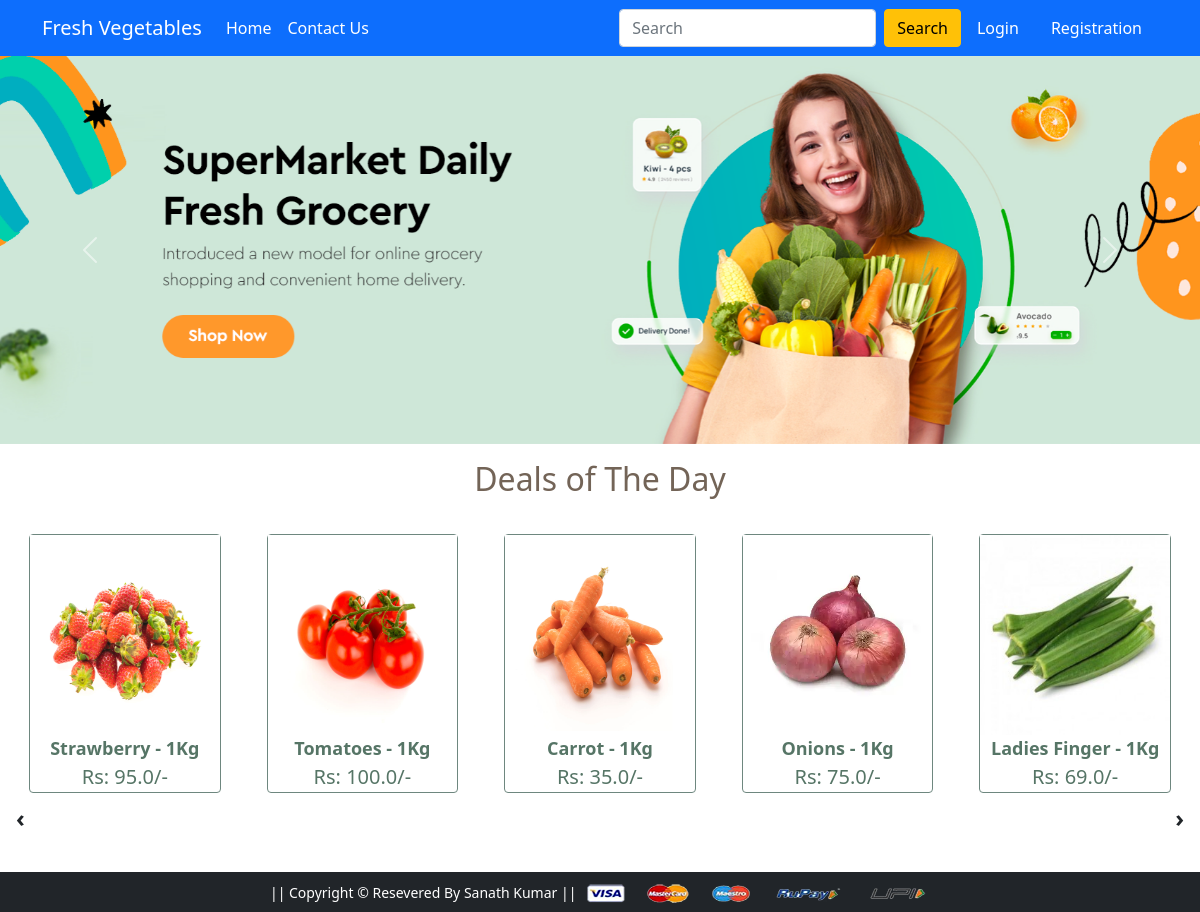
The page / on the database its author committed.
### app1/models.py (models this page shows, shortened)
class Product(models.Model):
    title = models.CharField(max_length=100)
    selling_price = models.FloatField()
    discounted_price = models.FloatField()
    description = models.TextField()
    product_image = models.ImageField(upload_to='productimg')

### app1/views.py (the view)
# urls.py: path('', views.ProductView.as_view(), name="home"),
class ProductView(View):
    def get(self, request):
        totalitem = 0
        products = Product.objects.all()
        data = {
            "products": products,
            "totalitem": totalitem,
        }
        if request.user.is_authenticated:
            totalitem = len(Cart.objects.filter(user=request.user))
        data["totalitem"] = totalitem
        return render(request, 'home.html', data)

### app1/templates/home.html (shortened to what this page needs)
{% extends 'base.html' %}
{% load static %}
{% block banner_slider %}
 <div id="carouselExampleControls" class="carousel slide" data-bs-ride="carousel">
  <div class="carousel-inner">
    <div class="carousel-item active">
      <img src="{%static 'banner/img1.jpg' %}" class="d-block w-100" alt="...">
    </div>
  </div>
  <a class="carousel-control-prev" href="#carouselExampleControls" role="button" data-bs-slide="prev">
    <span class="carousel-control-prev-icon" aria-hidden="true"></span>
  </a>
  <a class="carousel-control-next" href="#carouselExampleControls" role="button" data-bs-slide="next">
    <span class="carousel-control-next-icon" aria-hidden="true"></span>
  </a>
</div>
{% endblock banner_slider %}
{% block main-content %}
<div class="m-3">
  <h2 style="text-align: center; color: rgb(115, 100, 87);">Deals of The Day</h2>
 <div class="owl-carousel" id="slider1">
  {% for item in products %}
    <a href="{% url 'product_detail' item.id %}" class="btn">
        <div class="item">
          <img src="{{ item.product_image.url }}" alt="" height="200px">
          <span class="fw-bold">{{ item.title }}</span><br>
          <span class="fs-5">Rs: {{ item.discounted_price }}/-</span>
        </div>
    </a>
  {% endfor %}
 </div>
</div>
{% endblock main-content %}

### app1/templates/base.html (shortened to what this page needs)
<!doctype html>
{% load static %}
<html lang="en">
  <head>
    <link href="https://cdn.jsdelivr.net/npm/bootstrap@5.0.0-beta1/dist/css/bootstrap.min.css" rel="stylesheet">
    <link rel="stylesheet" href="{% static 'css/owl.carousel.min.css' %}">
    <link rel="stylesheet" href="{% static 'css/all.min.css' %}">
    <link rel="stylesheet" href="{% static 'css/style.css'%}">
  </head>
  <body>
    <nav class="navbar navbar-expand-lg navbar-dark bg-primary">
     <div class="container">
       <a class="navbar-brand" href=" ">Fresh Vegetables</a>
       <div class="collapse navbar-collapse" id="navbarSupportedContent">
         <ul class="navbar-nav me-auto mb-2 mb-lg-0">
           <li class="nav-item">
             <a class="nav-link active" aria-current="page" href="/">Home</a>
           </li>
           <li class="nav-item" >
            <a class="nav-link active" aria-current="page" href="{% url 'contact' %}">Contact Us</a>
           </li>
         </ul>
         <form class="d-flex">
           <input class="form-control me-2" type="search" placeholder="Search" aria-label="Search">
           <button class="btn btn-warning" type="submit">Search</button>
         </form>
         <div>
          <ul class="navbar-nav me-auto mb-2 mb-lg-0">
            {% if request.user.is_authenticated %}
           <li class="nav-item dropdown mx-2">
              <a class="nav-link dropdown-toggle text-white" href="#" id="profileDropdown" role="button" data-bs-toggle="dropdown" aria-expanded="false">
                {{request.user.username|capfirst}}
              </a>
              <ul class="dropdown-menu" aria-labelledby="profileDropdown">
                <li><a class="dropdown-item" href="{% url 'profile' %}">Profile</a></li>
                <li><a class="dropdown-item" href= "{% url 'orders' %}">Orders</a></li>
                <li><a class="dropdown-item" href="{% url 'passwordchange' %}">Change Password</a></li>
                <li><a class="dropdown-item" href="{% url 'logout'%} ">Logout</a></li>
              </ul>
            </li>
            <li class="nav-item mx-2">
             <a href="{% url 'showcart' %}" class="nav-link text-white"><span class="badge bg-dark">{{totalitem}}</span>  Cart</a>
            </li>
            {% else %}
            <li class="nav-item mx-2">
              <a href="{% url 'login' %}" class="nav-link text-white">Login</a>
            </li>
            <li class="nav-item mx-2">
             <a href="{% url 'customerregistration' %}" class="nav-link text-white">Registration</a>
            </li>
            {% endif %}
          </ul>
         </div>
       </div>
     </div>
    </nav>
    {% block banner_slider %} {% endblock banner_slider %}
    {% block main-content %} {% endblock main-content %}
    <footer class="container-fluid bg-dark text-center p-2 mt-5">
        <small class="text-white">|| Copyright &copy; Resevered By Sanath Kumar || </small>
        <img src="{% static 'payment.png' %}"alt="" srcset="" class="img-fluid" height="2px">
    </footer>
  </body>
</html>

### app1/static/css/style.css (style rules this page uses)
.owl-carousel .item { border: 1px solid rgb(110, 135, 127); border-radius: 4px; font-size: 18px; color: rgb(86, 117, 102); text-align: center; margin-top: 20px;; }

### rows shown on the page
Product: product_image (picture), title "Strawberry - 1Kg", discounted_price "95.0"
Product: product_image (picture), title "Tomatoes - 1Kg", discounted_price "100.0"
Product: product_image (picture), title "Carrot - 1Kg", discounted_price "35.0"
Product: product_image (picture), title "Onions - 1Kg", discounted_price "75.0"
Product: product_image (picture), title "Ladies Finger - 1Kg", discounted_price "69.0"
